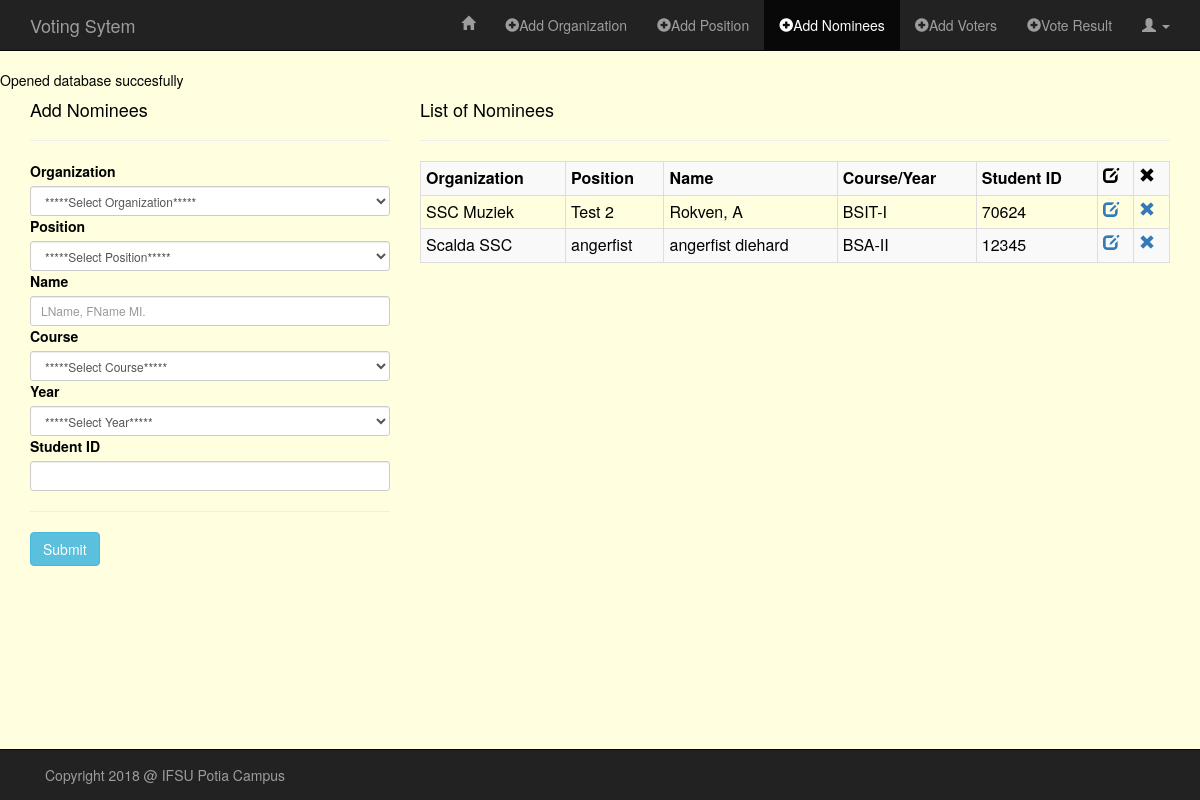
/admin/add_nominees.php (signed in), run on an earlier commit of the app's database.
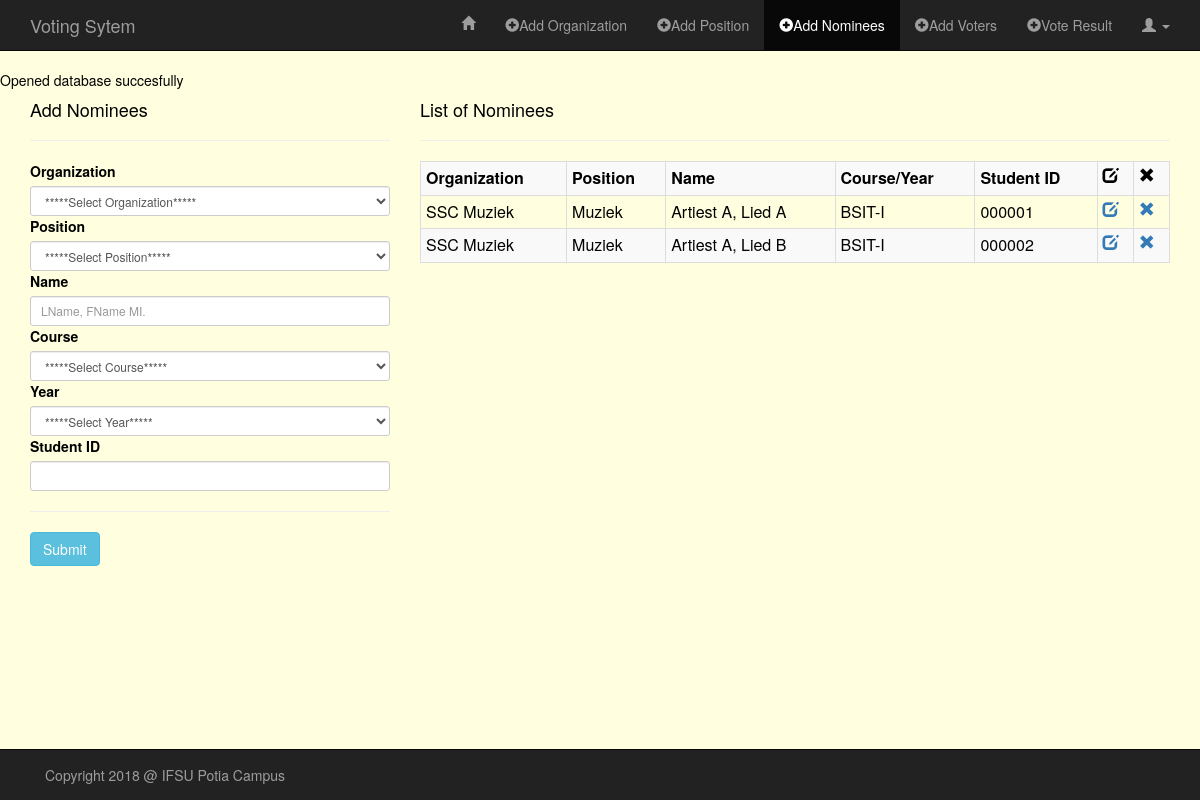
And on a later commit of the database.
### tables this page shows
CREATE TABLE "nominees" (
	`id`	INTEGER PRIMARY KEY AUTOINCREMENT,
	`org`	TEXT,
	`pos`	TEXT,
	`name`	TEXT,
	`course`	TEXT,
	`year`	TEXT,
	`stud_id`	TEXT
);

### admin/classes/Nominees.php (called while the page is built, shortened)
<?php
class Nominees
{
    public function READ_NOMINEE() {
        global $db;
        $sql = "SELECT *
                FROM nominees
                ORDER BY name ASC";
        if(!$stmt = $db->prepare($sql)) {
            echo $stmt->error;
        } else {
            $result = $db->query($sql);
        }
        $result->reset();
        return $result;
    }
}

### admin/add_nominees.php (the view, shortened to what the changed rows need)
<?php
require("../config/db.php");
require("classes/Nominees.php");
?>
<!DOCTYPE HTML>
<html lang="en-US">
<head>
    <link rel="stylesheet" href="../assets/css/bootstrap.min.css">
    <link rel="stylesheet" href="../assets/css/style_admin.css">
</head>
<body>
<div class="container">
    <div class="row">
        <?php
        $readNominees = new Nominees();
        $rtnReadNominees = $readNominees->READ_NOMINEE();
        ?>
        <div class="col-md-8">
            <div class="table-responsive">
                <?php if($rtnReadNominees) { ?>
                <table class="table table-bordered table-condensed table-striped">
                    <tr>
                        <th>Organization</th>
                        <th>Position</th>
                        <th>Name</th>
                        <th>Course/Year</th>
                        <th>Student ID</th>
                        <th><span class="glyphicon glyphicon-edit"></span></th>
                        <th><span class="glyphicon glyphicon-remove"></span></th>
                    </tr>
                    <?php while($rowNom = $rtnReadNominees->fetchArray()) { ?>
                    <tr>
                        <td><?php echo $rowNom['org']; ?></td>
                        <td><?php echo $rowNom['pos']; ?></td>
                        <td><?php echo $rowNom['name']; ?></td>
                        <td><?php echo $rowNom['course'] . "-" . $rowNom['year']; ?></td>
                        <td><?php echo $rowNom['stud_id']; ?></td>
                        <td><a href="http://localhost/VotingSystem/admin/edit_nominee.php?id=<?php echo $rowNom['id']; ?>"><span class="glyphicon glyphicon-edit"></span></a></td>
                        <td><a href="http://localhost/VotingSystem/admin/delete_nominee.php?id=<?php echo $rowNom['id']; ?>"><span class="glyphicon glyphicon-remove"></span></a></td>
                    </tr>
                    <?php }  ?>
                </table>
                <?php }  ?>
            </div>
        </div>
    </div>
</div>
</body>
</html>

What changed in the data, as far as the page shows it:
removed nominees: org "SSC Muziek", pos "Test 2", name "Rokven, A", course "BSIT", year "I", stud "70624"
removed nominees: org "Scalda SSC", pos "angerfist", name "angerfist diehard", course "BSA", year "II", stud "12345"
added nominees: org "SSC Muziek", pos "Muziek", name "Artiest A, Lied A", course "BSIT", year "I", stud "000001"
added nominees: org "SSC Muziek", pos "Muziek", name "Artiest A, Lied B", course "BSIT", year "I", stud "000002"
